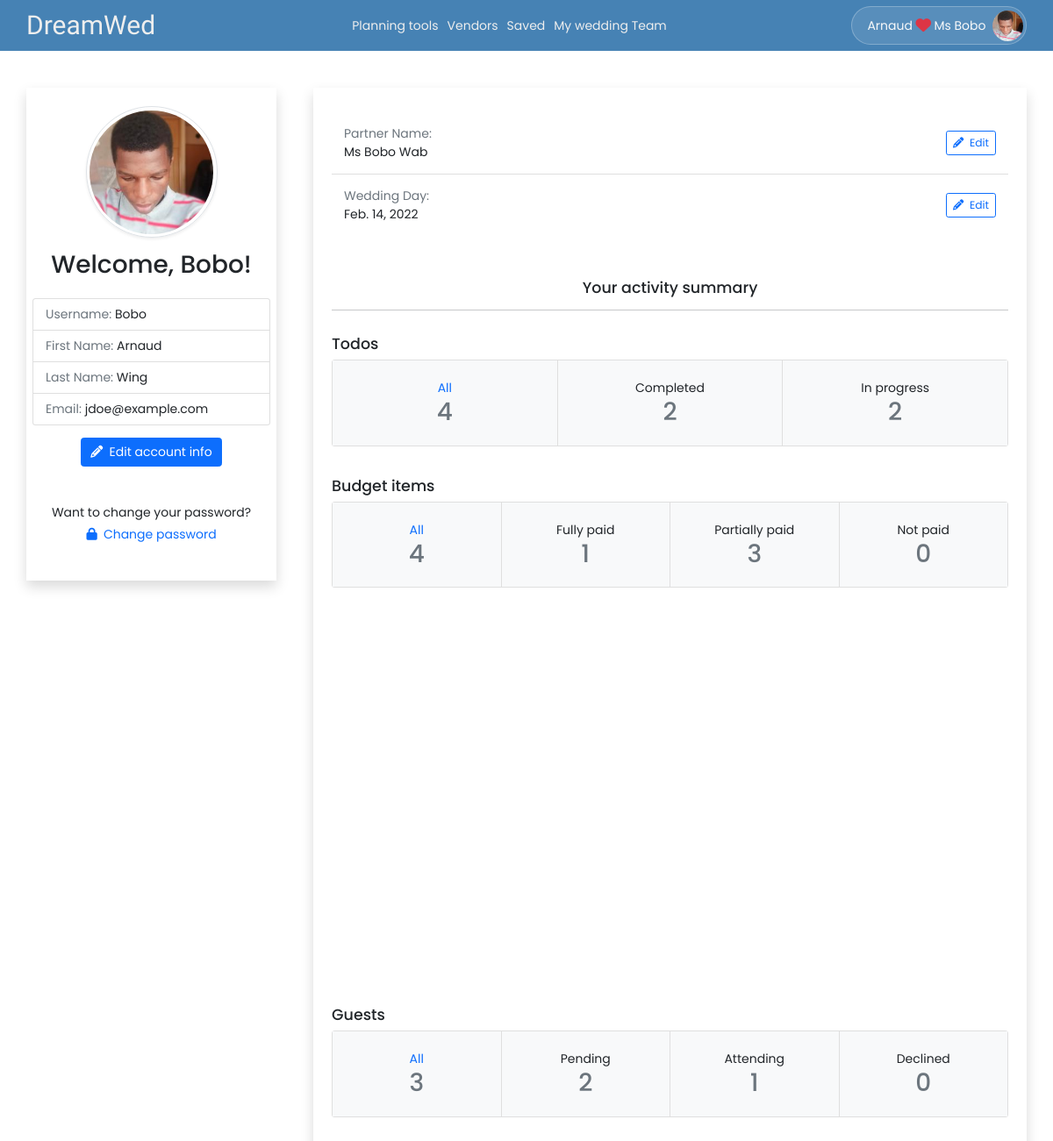
Page /U/profile/ (signed in) on the committed database.
### dreamwed/models.py (models this page shows, shortened)
class User(AbstractUser):
   is_vendor = models.BooleanField(default=False)
   is_wedding_planner = models.BooleanField(default=False)
   phone_number = PhoneNumberField(blank=True, null=True, unique=True)
   profile = models.ImageField(default='default.jpg', upload_to='profile_pics')
   class Meta:
      ordering = ['last_name', 'first_name']

class WeddingPlanner(models.Model):
   user = models.OneToOneField(User, on_delete=CASCADE, primary_key=True)
   partner_first_name = models.CharField(max_length=50, blank=True, null=True)
   partner_last_name = models.CharField(max_length=50, blank=True, null=True)
   wedding_date = models.DateField(blank=True, null=True)
   wedding_budget = models.FloatField(blank=True, null=True)

### dreamwed/views/dreamwed.py (the view)
# urls.py: path('U/profile/', dreamwed.user_profile, name='user-profile'),
@login_required
def user_profile(request):
   curr_user = request.user
   if curr_user.is_vendor:
      img_form = VendorImageUploadForm()
      images = VendorImageUpload.objects.filter(vendor_id=curr_user.id)
      context = {
         'img_form': img_form,
         'images': images,
      }
      return render(request, 'vendor/profile.html', context)
   elif curr_user.is_wedding_planner:
      all_todos = Todo.objects.filter(wedplanner_id=curr_user.id).count()
      completed_todos = Todo.objects.filter(wedplanner_id=curr_user.id, completed=True).count()
      in_progress_todos = Todo.objects.filter(wedplanner_id=curr_user.id, completed=False).count()
      budget_items = BudgetItem.objects.filter(wedplanner_id=curr_user.id).count()
      budget_items_fully_paid = BudgetItem.objects.filter(wedplanner_id=curr_user.id, cost=F('paid')).count()
      budget_items_partially_paid = BudgetItem.objects.filter(
         wedplanner_id=curr_user.id,
         cost__gt=F('paid'),
         paid__gt=0).count()
      budget_items_not_paid = BudgetItem.objects.filter(wedplanner_id=curr_user.id, paid=0).count()
      budget_items_not_paid += BudgetItem.objects.filter(wedplanner_id=curr_user.id, paid=None).count()
      all_guests = Guest.objects.filter(wedplanner_id=curr_user.id).count()
      guests_pending = Guest.objects.filter(wedplanner_id=curr_user.id, rsvp='Pending').count()
      guests_attending = Guest.objects.filter(wedplanner_id=curr_user.id, rsvp='Attending').count()
      guests_declined = Guest.objects.filter(wedplanner_id=curr_user.id, rsvp='Declined').count()
      context = {
         'all_todos': all_todos,
         'completed_todos': completed_todos,
         'in_progress_todos': in_progress_todos,
         'budget_items': budget_items,
         'budget_items_fully_paid': budget_items_fully_paid,
         'budget_items_partially_paid': budget_items_partially_paid,
         'budget_items_not_paid': budget_items_not_paid,
         'all_guests': all_guests,
         'guests_pending': guests_pending,
         'guests_attending': guests_attending,
         'guests_declined': guests_declined,
      }
      return render(request, 'wedplanner/profile.html', context)

### templates/wedplanner/profile.html (shortened to what this page needs)
{% extends 'include/user-profile-base.html' %}
{% block extra-profile-info %}
<ul class="list-group list-group-flush py-2">
   <li class="list-group-item d-flex justify-content-between align-items-center py-3">
      <div>
         <div class="text-muted">Partner Name:</div>
         {% if user.weddingplanner.partner_first_name or user.weddingplanner.partner_last_name %}
            {{ user.weddingplanner.partner_first_name }} {{ user.weddingplanner.partner_last_name }}
         {% else %}
            Not set. <i>Click the <code>Edit</code> button to add your partner's names</i>
         {% endif %}
      </div>
      <a href="{% url 'wedplanner-profile-update' %}" class="btn btn-outline-primary btn-sm ms-2">
         <i class="fas fa-pencil-alt"></i>
         <span class="ms-1">Edit</span>
      </a>
   </li>
   <li class="list-group-item d-flex justify-content-between align-items-center py-3">
      <div>
         <div class="text-muted">Wedding Day:</div>
         {% if user.weddingplanner.wedding_date %}
            {{ user.weddingplanner.wedding_date }}
         {% else %}
            Not set. <i>Click the <code>Edit</code> button to add your wedding day</i>
         {% endif %}
      </div>
      <a href="{% url 'wedplanner-profile-update' %}" class="btn btn-outline-primary btn-sm ms-2">
         <i class="fas fa-pencil-alt"></i>
         <span class="ms-1">Edit</span>
      </a>
   </li>
</ul>
<div class="mt-5 mb-3">
   <h5 class="text-center">Your activity summary</h5>
   <hr>
</div>
<section class="py-2 mt-4">
   <h5 class="mb-2">Todos</h5>
   <div class="card-group justify-content-center text-center">
      <div class="card">
         <a href="{% url 'checklist-all' %}" class="d-block bg-light py-4">
            <p class="m-0">All</p>
            <h2 class="text-muted m-0">{{ all_todos }}</h2>
         </a>
      </div>
      <div class="card">
         <div class="d-block bg-light py-4">
            <p class="m-0">Completed</p>
            <h2 class="text-muted m-0">{{ completed_todos }}</h2>
         </div>
      </div>
      <div class="card">
         <div class="d-block bg-light py-4">
            <p class="m-0">In progress</p>
            <h2 class="text-muted m-0">{{ in_progress_todos }}</h2>
         </div>
      </div>
   </div>
</section>
<section class="py-2 mt-4">
   <h5 class="mb-2">Budget items</h5>
   <div class="card-group justify-content-center text-center">
      <div class="card">
         <a href="{% url 'budget-manager' %}" class="d-block bg-light py-4">
            <p class="m-0">All</p>
            <h2 class="text-muted m-0">{{ budget_items }}</h2>
         </a>
      </div>
      <div class="card">
         <div class=" bg-light py-4">
            <p class="m-0">Fully paid</p>
            <h2 class="text-muted m-0">{{ budget_items_fully_paid }}</h2>
         </div>
      </div>
      <div class="card">
         <div class=" bg-light py-4">
            <p class="m-0">Partially paid</p>
            <h2 class="text-muted m-0">{{ budget_items_partially_paid }}</h2>
         </div>
      </div>
      <div class="card">
         <div class=" bg-light py-4">
            <p class="m-0">Not paid</p>
            <h2 class="text-muted m-0">{{ budget_items_not_paid }}</h2>
         </div>
      </div>
   </div>
   <div id="chartContainer" class="mt-5" style="height: 400px; max-width: 920px; margin: 0px auto;"></div>
</section>
<section class="py-2 mt-4">
   <h5 class="mb-2">Guests</h5>
   <div class="card-group justify-content-center text-center">
      <div class="card">
         <a href="{% url 'guestlist' %}" class="d-block bg-light py-4">
            <p class="m-0">All</p>
            <h2 class="text-muted m-0">{{ all_guests }}</h2>
         </a>
      </div>
      <div class="card">
         <div class=" bg-light py-4">
            <p class="m-0">Pending</p>
            <h2 class="text-muted m-0">{{ guests_pending }}</h2>
         </div>
      </div>
      <div class="card">
         <div class=" bg-light py-4">
            <p class="m-0">Attending</p>
            <h2 class="text-muted m-0">{{ guests_attending }}</h2>
         </div>
      </div>
      <div class="card">
         <div class=" bg-light py-4">
            <p class="m-0">Declined</p>
            <h2 class="text-muted m-0">{{ guests_declined }}</h2>
         </div>
      </div>
   </div>
</section>
{% endblock extra-profile-info %}

### templates/include/user-profile-base.html (shortened to what this page needs)
{% extends 'base.html' %}
{% block body %}
{% include 'include/header.html' %}
<div class="container">
   <div class="row align-items-start py-5">
      <div class="col-3 shadow px-2 pt-4 pb-5 text-center">
         <div class="d-flex justify-content-center">
            <div class="d-flex align-items-center justify-content-center circle-profile rounded-circle shadow-sm border p-1">
               <div class="d-flex align-items-center overflow-hidden rounded-circle w-100 h-100">
                  <img src="{{ user.profile.url }}" class="d-block w-100" alt="">
               </div>
            </div>
         </div>
         <h2 class="mt-3">Welcome, {{ user.username }}! </h2>
         <ul class="list-group py-3 text-start">
            <li class="list-group-item"><span class="text-muted">Username:</span>
               <span>{{ user.username }}</span>
            </li>
            <li class="list-group-item"><span class="text-muted">First Name:</span>
               <span>{{ user.first_name }}</span>
            </li>
            <li class="list-group-item"><span class="text-muted">Last Name:</span>
               <span>{{ user.last_name }}</span>
            </li>
            <li class="list-group-item"><span class="text-muted">Email:</span>
               <span>{{ user.email }}</span>
            </li>
         </ul>
         <a href="{% url 'user-account-info-update' %}" class="btn btn-primary">
            <i class="fas fa-pencil-alt"></i>
            <span class="ms-1">Edit account info</span>
         </a>
         <div class="mt-5">
            Want to change your password? <br>
            <a class="d-inline-block mt-1" href="#">
               <i class="fas fa-lock"></i>
               <span class="ms-1">Change password</span>
            </a>
         </div>
      </div>
      <div class="col shadow px-4 pt-4 pb-5 ms-5">
         {% block extra-profile-info %}{% endblock extra-profile-info %}
      </div>
   </div>
</div>
{% endblock body %}

### templates/include/header.html (shortened to what this page needs)
<nav class="sticky-top" id="navbar">
   <div class="container nav-container py-2 px-0">
      <div class="d-flex justify-content-between">
         <a id="logo" class="navbar-brand" href="{% url 'home' %}">DreamWed</a>
      </div>
      <div class="nav-secondary nav-middle">
         <div class="nav-links">
            {% if user.is_wedding_planner %}
            <a href="{% url 'checklist-all' %}">Planning tools</a>
            <a href="{% url 'vendors' %}">Vendors</a>
            <a href="{% url 'bookmarks' %}">Saved</a>
            <a href="{% url 'my-wedding-team' %}">My wedding Team</a>
            {% elif user.is_vendor %}
            <a href="{% url 'user-profile' %}">My vendor profile</a>
            <a href="#">Inquiries</a>
            <a href="#">Pricing requests</a>
            {% endif %}
         </div>
      </div>
      <div class="nav-secondary nav-right">
         <div class="nav-links">
            {% if user.is_authenticated %}
            <div class="dropdown d-flex align-items-center">
               <button class="dropdown-toggle p-1 rounded-pill d-flex align-items-center" type="button" id="dropdownProfile" data-bs-toggle="dropdown"aria-expanded="false" style="background: rgba(255, 255, 255, 0.1); border: 1px solid rgba(255, 255, 255, 0.25)">
                  <div class="d-flex align-items-center text-light ms-3 me-1">
                     {% if user.is_wedding_planner %}
                        <span>{{ user.first_name }}</span>
                        <i class="text-danger fs-5 mx-1 fas fa-heart"></i>
                        <span>{{user.weddingplanner.partner_first_name}}</span>
                     {% else %}
                        <span>{{ user.username }}</span>
                     {% endif %}
                  </div>
                  <span class="circle-sm rounded-circle d-flex align-items-center justify-content-center overflow-hidden ms-1">
                     <img src="{{ user.profile.url }}" alt="Profile picture">
                  </span>
               </button>
            </div>
            {% else %}
            <a href="{% url 'register' %}">Create account</a>
            <a href="{% url 'login' %}">User Login</a>
            <a href="{% url 'admin:index' %}?next={% url 'home' %}">Admin Login</a>
            {% endif %}
         </div>
      </div>
   </div>
</nav>

### static/css/main.css (style rules this page uses)
html, body { font: 400 14px/1.5 'Poppins', sans-serif; }
body { margin: 0; padding: 0 0 4rem; position: relative; }
#logo { font-family: 'Fleur De Leah', cursive; font-size: 30px; line-height: 1; }
a { text-decoration: none; }
img { max-width: 100%; }
.circle-profile { --size: 150px; width: var(--size); height: var(--size); }
.circle-sm { --size: 35px; width: var(--size); height: var(--size); }
#dropdownProfile::after { display: none; }
#navbar { background: steelblue; }
#navbar a { color: #eee; }
#navbar .nav-secondary { max-height: 0; overflow: hidden; transform: translate(-100%, 0); transition: 0.25s ease-in-out; }
#navbar .nav-right .nav-links { padding-top: 1rem; border-top: 1px solid #aaa; }
#navbar .nav-middle .nav-links { padding: 1.4rem 0 1rem; }
#navbar .nav-secondary a { display: block; padding: 12px 0; }
@media screen and (min-width: 800px) { #navbar .nav-container { display: flex; justify-content: space-between; align-items: center; } }
@media screen and (min-width: 800px) { #navbar .nav-secondary { max-height: initial !important; overflow: initial !important; transform: translate(0) !important; } }
@media screen and (min-width: 800px) { #navbar .nav-secondary .nav-links { height: 100%; display: flex; align-items: center; } }
@media screen and (min-width: 800px) { #navbar .nav-right .nav-links { padding: 0; border: none; } }
@media screen and (min-width: 800px) { #navbar .nav-middle .nav-links { padding: 0; } }
@media screen and (min-width: 800px) { #navbar .nav-secondary a { padding: 0; } }
@media screen and (min-width: 800px) { #navbar .nav-secondary a + a { margin-left: 10px; } }

### rows in the picture
User: first_name "Arnaud", weddingplanner.partner_first_name "Ms Bobo", profile (picture), username "Bobo", last_name "Wing", email "jdoe@example.com", weddingplanner.partner_last_name "Wab", weddingplanner.wedding_date "Feb. 14, 2022"

### other values in the picture
{{ all_todos }} "4"
{{ completed_todos }} "2"
{{ in_progress_todos }} "2"
{{ budget_items }} "4"
{{ budget_items_fully_paid }} "1"
{{ budget_items_partially_paid }} "3"
{{ budget_items_not_paid }} "0"
{{ all_guests }} "3"
{{ guests_pending }} "2"
{{ guests_attending }} "1"
{{ guests_declined }} "0"
